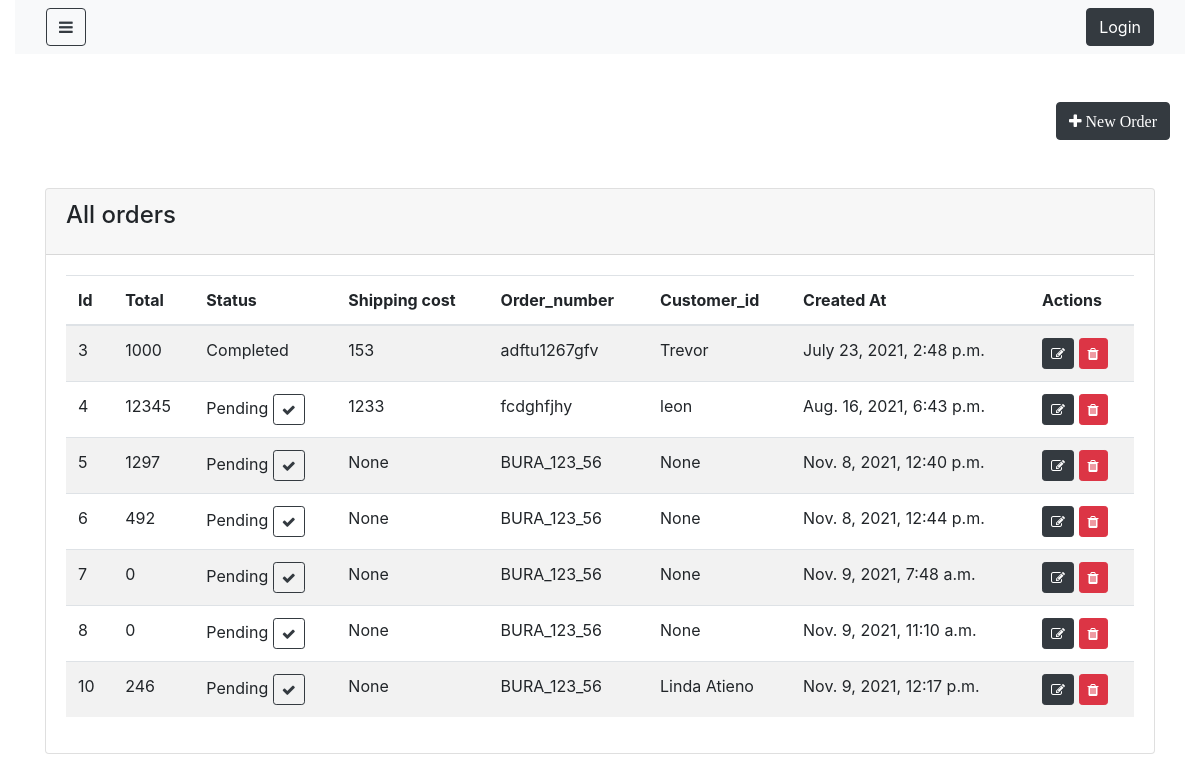
/orders/, run on an earlier commit of the app's database.
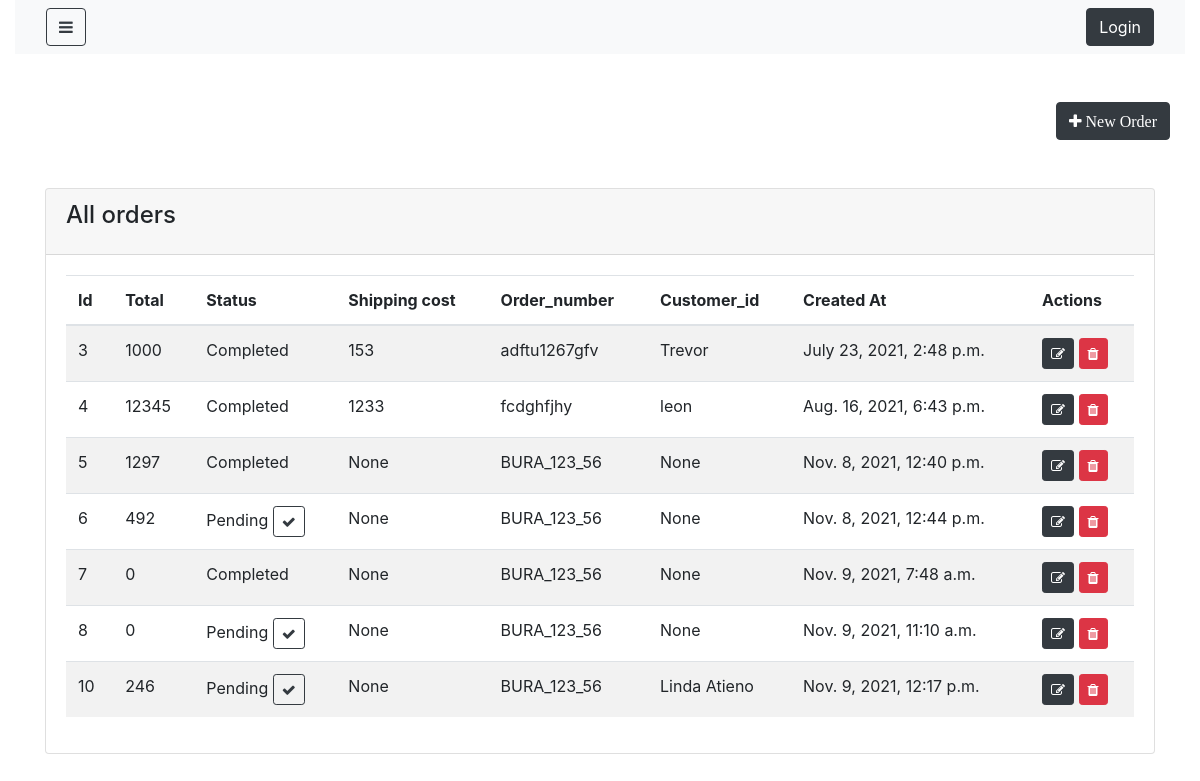
And on a later commit of the database.
### shop/models.py (models this page shows, shortened)
class Order(models.Model):
    total=models.IntegerField(null= False, blank= True)
    status=models.CharField(max_length=100, null=False, blank=False, default="Pending")
    shipping_cost=models.IntegerField(null= True, blank= True)
    order_number=models.CharField(max_length=100, null=False, blank=False)
    customer_id=models.ForeignKey('customer',on_delete=models.CASCADE,blank=True,null=True)
    created_at=models.DateTimeField(auto_now_add=True)
    updated_at= models.DateTimeField(auto_now_add=True)

class Customer(models.Model):
    name=models.CharField(max_length=100, null=False, blank=False)
    phone_number=models.IntegerField(null= True, blank= True)
    email=models.CharField(max_length=100, null=False, blank=False)
    password=models.CharField(max_length=100, null=False, blank=False)
    created_at=models.DateTimeField(auto_now_add=True)
    updated_at= models.DateTimeField(auto_now_add=True)
    def __str__(self):
        return self.name

### shop/views.py (the view)
# urls.py: path('orders/',OrderList.as_view(),name="Order"),
class OrderList(ListView):
    login_required= True
    model =Order
    template_name= "shop/admin/order_list.html"

### shop/templates/shop/admin/order_list.html (shortened to what this page needs)
{% extends 'shop/admin/layouts/admin_master.html' %}
{% block content %}
<div class="container">
    <div class="row my-5">
        <a href="{% url 'Order_create' %}" class="btn btn-dark ml-auto" >
            <i class ="fa fa-plus" aria-hidden="true"> New Order </i>
        </a>
    </div>
    <div class="row justify-content-center my-5">
        <div class="col-lg-12">
            <div class="card">
                <div class="card-header">
                    <h4 class="card-title">All orders</h4>
                </div>
                <div class="card-body">
                    <table class="table table-striped table-hover">
                        <thead>
                            <tr>
                                <th>Id</th>
                                <th>Total</th>
                                <th>Status</th>
                                <th>Shipping cost</th>
                                <th>Order_number</th>
                                <th>Customer_id</th>
                                <th>Created At</th>
                                <th>Actions</th>
                            </tr>
                        </thead>
                        <tbody>
                            {% for object in object_list %}
                               <tr>
                                   <td>{{object.id}}</td>
                                   <td>{{object.total}}</td>
                                   <td id="status_{{object.id}}">{{object.status}}
                                       {% if object.status == "Pending" %}
                                     <button class="btn btn-outline-dark btn-sm" id="btn_complete_{{object.id}}" onclick="markAsComplete('{{object.id}}')" tooltiptext="Mark as complete"><i class="fa fa-check"></i>
                                     </button>
                                        {% endif %}
                                   </td>
                                   <td>{{object.shipping_cost}}</td>
                                   <td>{{object.order_number}}</td>
                                   <td>{{object.customer_id}}</td>
                                   <td>{{object.created_at}}</td>
                                   <td>
                                       <a href="{% url 'Order_update' object.id %}"
                                        class="btn btn-dark btn-sm">
                                         <i class="fa fa-edit"></i>
                                       </a>
                                       <a href="{% url 'Order_delete' object.id %}"
                                        class="btn btn-danger btn-sm">
                                         <i class="fa fa-trash"></i>
                                       </a>
                                   </td>
                               </tr>
                            {% endfor %}
                        </tbody>
                    </table>
                </div>
            </div>
        </div>
    </div>
</div>
{% endblock %}

What changed in the data, as far as the page shows it:
changed Order "fcdghfjhy": status "Pending" → "Completed"
changed Order "Nov. 8, 2021, 12:40 p.m.": status "Pending" → "Completed"
changed Order "Nov. 9, 2021, 7:48 a.m.": status "Pending" → "Completed"
